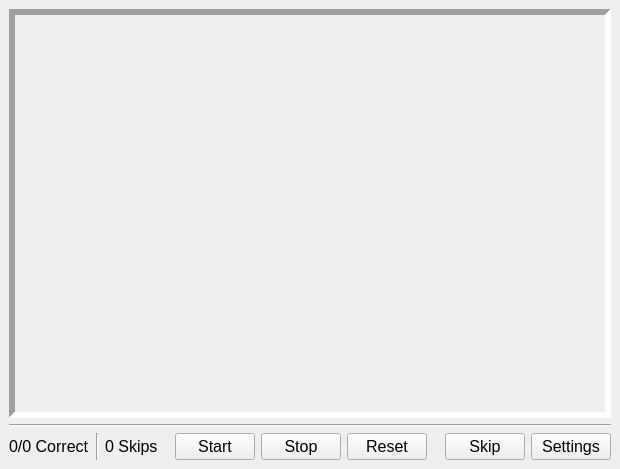
<?xml version="1.0" encoding="UTF-8"?>
<ui version="4.0">
 <class>MainWindow</class>
 <widget class="QMainWindow" name="MainWindow">
  <property name="geometry">
   <rect>
    <x>0</x>
    <y>0</y>
    <width>620</width>
    <height>469</height>
   </rect>
  </property>
  <property name="windowTitle">
   <string>MainWindow</string>
  </property>
  <widget class="QWidget" name="centralwidget">
   <layout class="QVBoxLayout" name="verticalLayout_4">
    <item>
     <layout class="QVBoxLayout" name="verticalLayout">
      <item>
       <widget class="QLabel" name="image_container">
        <property name="minimumSize">
         <size>
          <width>600</width>
          <height>400</height>
         </size>
        </property>
        <property name="frameShape">
         <enum>QFrame::Panel</enum>
        </property>
        <property name="frameShadow">
         <enum>QFrame::Sunken</enum>
        </property>
        <property name="lineWidth">
         <number>6</number>
        </property>
        <property name="text">
         <string/>
        </property>
       </widget>
      </item>
      <item>
       <widget class="Line" name="line_3">
        <property name="orientation">
         <enum>Qt::Horizontal</enum>
        </property>
       </widget>
      </item>
      <item>
       <layout class="QHBoxLayout" name="horizontalLayout">
        <item>
         <widget class="QLabel" name="tally_label">
          <property name="font">
           <font>
            <pointsize>12</pointsize>
           </font>
          </property>
          <property name="text">
           <string>0/0 Correct</string>
          </property>
         </widget>
        </item>
        <item>
         <widget class="Line" name="line">
          <property name="orientation">
           <enum>Qt::Vertical</enum>
          </property>
         </widget>
        </item>
        <item>
         <widget class="QLabel" name="skips_label">
          <property name="font">
           <font>
            <pointsize>12</pointsize>
           </font>
          </property>
          <property name="text">
           <string>0 Skips</string>
          </property>
         </widget>
        </item>
        <item>
         <spacer name="horizontalSpacer">
          <property name="orientation">
           <enum>Qt::Horizontal</enum>
          </property>
          <property name="sizeHint" stdset="0">
           <size>
            <width>40</width>
            <height>20</height>
           </size>
          </property>
         </spacer>
        </item>
        <item>
         <layout class="QHBoxLayout" name="horizontalLayout_2">
          <item>
           <widget class="QPushButton" name="start_button">
            <property name="font">
             <font>
              <pointsize>12</pointsize>
             </font>
            </property>
            <property name="text">
             <string>Start</string>
            </property>
           </widget>
          </item>
          <item>
           <widget class="QPushButton" name="stop_button">
            <property name="font">
             <font>
              <pointsize>12</pointsize>
             </font>
            </property>
            <property name="text">
             <string>Stop</string>
            </property>
           </widget>
          </item>
          <item>
           <widget class="QPushButton" name="reset_button">
            <property name="font">
             <font>
              <pointsize>12</pointsize>
             </font>
            </property>
            <property name="text">
             <string>Reset</string>
            </property>
           </widget>
          </item>
         </layout>
        </item>
        <item>
         <spacer name="horizontalSpacer_3">
          <property name="orientation">
           <enum>Qt::Horizontal</enum>
          </property>
          <property name="sizeHint" stdset="0">
           <size>
            <width>40</width>
            <height>20</height>
           </size>
          </property>
         </spacer>
        </item>
        <item>
         <layout class="QHBoxLayout" name="horizontalLayout_3">
          <item>
           <widget class="QPushButton" name="skip_button">
            <property name="font">
             <font>
              <pointsize>12</pointsize>
             </font>
            </property>
            <property name="text">
             <string>Skip</string>
            </property>
           </widget>
          </item>
          <item>
           <widget class="QPushButton" name="settings_button">
            <property name="font">
             <font>
              <pointsize>12</pointsize>
             </font>
            </property>
            <property name="text">
             <string>Settings</string>
            </property>
           </widget>
          </item>
         </layout>
        </item>
       </layout>
      </item>
     </layout>
    </item>
   </layout>
  </widget>
  <action name="start_action">
   <property name="text">
    <string>Start</string>
   </property>
  </action>
  <action name="reset_action">
   <property name="text">
    <string>Reset</string>
   </property>
  </action>
  <action name="stop_action">
   <property name="text">
    <string>Stop</string>
   </property>
  </action>
 </widget>
 <resources/>
 <connections/>
</ui>
